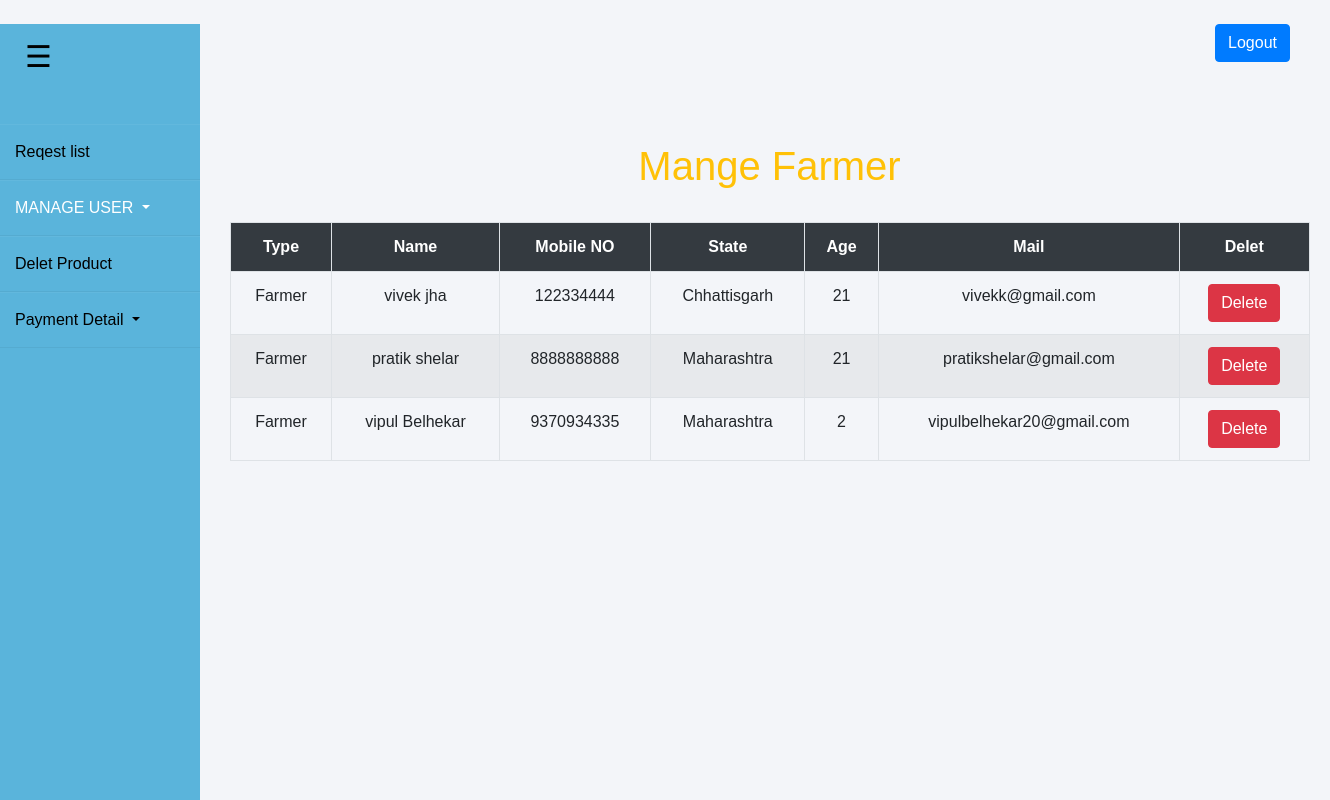
Page /adminMangeFarmer.php (signed in) on the committed database.
### tables this page shows
CREATE TABLE `flogin` (
  `id` int(11) NOT NULL,
  `fname` varchar(255) NOT NULL,
  `LNAME` varchar(255) NOT NULL,
  `MNO` varchar(255) NOT NULL,
  `STATE` varchar(255) NOT NULL,
  `birthhd` date NOT NULL,
  `mail` text NOT NULL,
  `pass` varchar(255) NOT NULL
);

### adminMangeFarmer.php (the view, shortened to what this page needs)
<!DOCTYPE html>
<html>
<head>
		<link rel="stylesheet" href="https://stackpath.bootstrapcdn.com/bootstrap/4.5.2/css/bootstrap.min.css">
		<link rel="stylesheet" type="text/css" href="admin_panel.css">
		 <link rel="stylesheet" href="https://stackpath.bootstrapcdn.com/font-awesome/4.7.0/css/font-awesome.min.css">
		 <link rel="stylesheet" type="text/css" href="admin_panel.css">
</head>
<body><br>
<form method="POST">
	<button class="btn btn-primary" style="float: right; margin-right: 40px;" name="Logout">Logout</button>
</form>
<div class="toggel">
<span  onclick="closeNav()">&#9776; </span>
</div>
<div id="mySidenav"class="wrapper">
    <div class="sidebar">
        <ul>
			<li><a href="Admin_index.php">Reqest list</a></li>
  			<li><a class="active dropdown-toggle" href="#" id="navbarDropdownMenuLink" role="button" data-toggle="dropdown" aria-haspopup="true" aria-expanded="false">
				Manage User
    			</a>
			</li>
			<li><a  href="adminDeletProduct.php">Delet Product</a></li>
			<li>
				<a class="dropdown-toggle" href="#" id="navbarDropdownMenuLink1" role="button" data-toggle="dropdown" aria-haspopup="true" aria-expanded="false">
				Payment Detail
    			</a>
			</li>
        </ul>
    </div>
</div>
<div class="container" style="margin-left: 15%;">
	<div class="col-lg-12"><br><br>
		<h1 class="text-warning text-center">Mange Farmer</h1>
		<br>
		<table class="table table-striped table-hover table-bordered">
			<tr class="bg-dark text-white text-center">
				<th>Type</th>
				<th>Name</th>
				<th>Mobile NO</th>
				<th>State</th>
				<th>Age</th>
				<th>Mail</th>
				<th>Delet</th>
			</tr>
			<?php
				$con = mysqli_connect("localhost","root","","login1");
 				$q = "select  * from flogin";
 				$query= mysqli_query($con,$q);
 				while ($res=mysqli_fetch_array($query)) {
				?>
			<tr class="text-center">
				<td>Farmer</td>
				<td> <?php echo $res['fname']," ",$res[ 'LNAME']; ?> </td>
				<td> <?php echo $res['MNO']; ?> </td>
				<td> <?php echo $res['STATE']; ?> </td>
				<td>  <?php $a=explode("-",$res['birthhd']);echo date("Y")-$a[0]; ?>  </td>
				<td> <?php echo $res['mail']; ?> </td>
				<td> <button class="btn btn-danger"  name="Reject" > <a href="delete_User.php?id=<?php echo $res['id'];?>&name=flogin" class="text-white"> Delete</a></button></td>
			</tr>
			<?php
                }
			?>
		</table>
	</div>
</div>
</body>
</html>

### adminMangeFarmer.php (style rules this page uses)
* { margin: 0; padding: 0; box-sizing: border-box; list-style: none; text-decoration: none; font-family: 'Josefin Sans', sans-serif; }
body { background-color: #f3f5f9; }
.wrapper { display: flex; position: relative; }
.wrapper .sidebar { width: 200px; height: 100%; background: #5ab4db; padding: 30px 0px; position: fixed; }
.wrapper .sidebar ul li { padding: 15px; border-bottom: 1px solid #bdb8d7; border-bottom: 1px solid rgba(0, 0, 0, 0.05); border-top: 1px solid rgba(255, 255, 255, 0.05); }
.wrapper .sidebar ul li a { color: black; display: block; }
.wrapper .sidebar ul li a.active { color: #fff; text-transform: uppercase; }
.toggel span { font-size:30px; cursor:pointer; color:black; margin-left:15px; }
.toggel { height: 70px; width:200px; background-color: #5ab4db; padding: 10px; }

### rows in the picture
flogin: fname "vivek", LNAME "jha", MNO "122334444", STATE "Chhattisgarh", mail "vivekk@gmail.com"
flogin: fname "pratik", LNAME "shelar", MNO "8888888888", STATE "Maharashtra", mail "pratikshelar@gmail.com"
flogin: fname "vipul", LNAME "Belhekar", MNO "9370934335", STATE "Maharashtra", mail "vipulbelhekar20@gmail.com"
